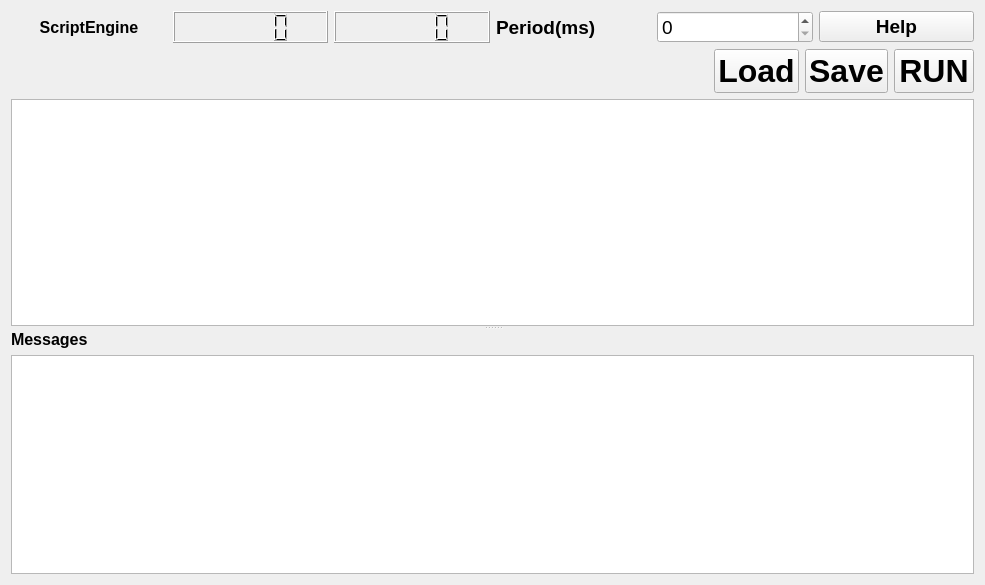
<?xml version="1.0" encoding="UTF-8"?>
<ui version="4.0">
 <class>ScriptEngine</class>
 <widget class="QWidget" name="ScriptEngine">
  <property name="geometry">
   <rect>
    <x>0</x>
    <y>0</y>
    <width>985</width>
    <height>585</height>
   </rect>
  </property>
  <property name="font">
   <font>
    <pointsize>24</pointsize>
    <weight>75</weight>
    <bold>true</bold>
   </font>
  </property>
  <property name="windowTitle">
   <string>SamplePlugin</string>
  </property>
  <property name="autoFillBackground">
   <bool>false</bool>
  </property>
  <layout class="QVBoxLayout" name="verticalLayout_3">
   <item>
    <widget class="QSplitter" name="splitter">
     <property name="orientation">
      <enum>Qt::Vertical</enum>
     </property>
     <widget class="QWidget" name="layoutWidget">
      <layout class="QVBoxLayout" name="verticalLayout_2">
       <item>
        <layout class="QHBoxLayout" name="horizontalLayout">
         <item>
          <widget class="QLabel" name="label">
           <property name="font">
            <font>
             <pointsize>12</pointsize>
            </font>
           </property>
           <property name="text">
            <string>ScriptEngine</string>
           </property>
           <property name="alignment">
            <set>Qt::AlignCenter</set>
           </property>
          </widget>
         </item>
         <item>
          <widget class="QLCDNumber" name="lcdNumber">
           <property name="font">
            <font>
             <pointsize>14</pointsize>
            </font>
           </property>
          </widget>
         </item>
         <item>
          <widget class="QLCDNumber" name="lcdNumber_2">
           <property name="font">
            <font>
             <pointsize>14</pointsize>
            </font>
           </property>
          </widget>
         </item>
         <item>
          <widget class="QLabel" name="label_3">
           <property name="font">
            <font>
             <pointsize>14</pointsize>
             <weight>75</weight>
             <bold>true</bold>
            </font>
           </property>
           <property name="text">
            <string>Period(ms)</string>
           </property>
          </widget>
         </item>
         <item>
          <widget class="QSpinBox" name="spinBox">
           <property name="font">
            <font>
             <pointsize>14</pointsize>
             <weight>50</weight>
             <bold>false</bold>
            </font>
           </property>
           <property name="minimum">
            <number>0</number>
           </property>
           <property name="maximum">
            <number>1000</number>
           </property>
           <property name="value">
            <number>0</number>
           </property>
          </widget>
         </item>
         <item>
          <widget class="QPushButton" name="helpButton">
           <property name="font">
            <font>
             <pointsize>14</pointsize>
            </font>
           </property>
           <property name="text">
            <string>Help</string>
           </property>
          </widget>
         </item>
        </layout>
       </item>
       <item>
        <layout class="QHBoxLayout" name="horizontalLayout_2">
         <item>
          <spacer name="horizontalSpacer">
           <property name="orientation">
            <enum>Qt::Horizontal</enum>
           </property>
           <property name="sizeHint" stdset="0">
            <size>
             <width>40</width>
             <height>20</height>
            </size>
           </property>
          </spacer>
         </item>
         <item>
          <widget class="QPushButton" name="m_loadButton">
           <property name="sizePolicy">
            <sizepolicy hsizetype="Fixed" vsizetype="Fixed">
             <horstretch>0</horstretch>
             <verstretch>0</verstretch>
            </sizepolicy>
           </property>
           <property name="text">
            <string>Load</string>
           </property>
          </widget>
         </item>
         <item>
          <widget class="QPushButton" name="m_saveButton">
           <property name="text">
            <string>Save</string>
           </property>
          </widget>
         </item>
         <item>
          <widget class="QPushButton" name="m_runButton">
           <property name="sizePolicy">
            <sizepolicy hsizetype="Fixed" vsizetype="Fixed">
             <horstretch>0</horstretch>
             <verstretch>0</verstretch>
            </sizepolicy>
           </property>
           <property name="text">
            <string>RUN</string>
           </property>
          </widget>
         </item>
        </layout>
       </item>
       <item>
        <widget class="QTextEdit" name="m_textEditScript">
         <property name="font">
          <font>
           <pointsize>12</pointsize>
           <weight>50</weight>
           <bold>false</bold>
          </font>
         </property>
        </widget>
       </item>
      </layout>
     </widget>
     <widget class="QWidget" name="layoutWidget">
      <layout class="QVBoxLayout" name="verticalLayout">
       <item>
        <widget class="QLabel" name="label_2">
         <property name="font">
          <font>
           <pointsize>12</pointsize>
          </font>
         </property>
         <property name="text">
          <string>Messages</string>
         </property>
        </widget>
       </item>
       <item>
        <widget class="QTextEdit" name="m_textEditMessages">
         <property name="font">
          <font>
           <pointsize>12</pointsize>
           <weight>50</weight>
           <bold>false</bold>
          </font>
         </property>
        </widget>
       </item>
      </layout>
     </widget>
    </widget>
   </item>
  </layout>
 </widget>
 <resources/>
 <connections/>
</ui>
